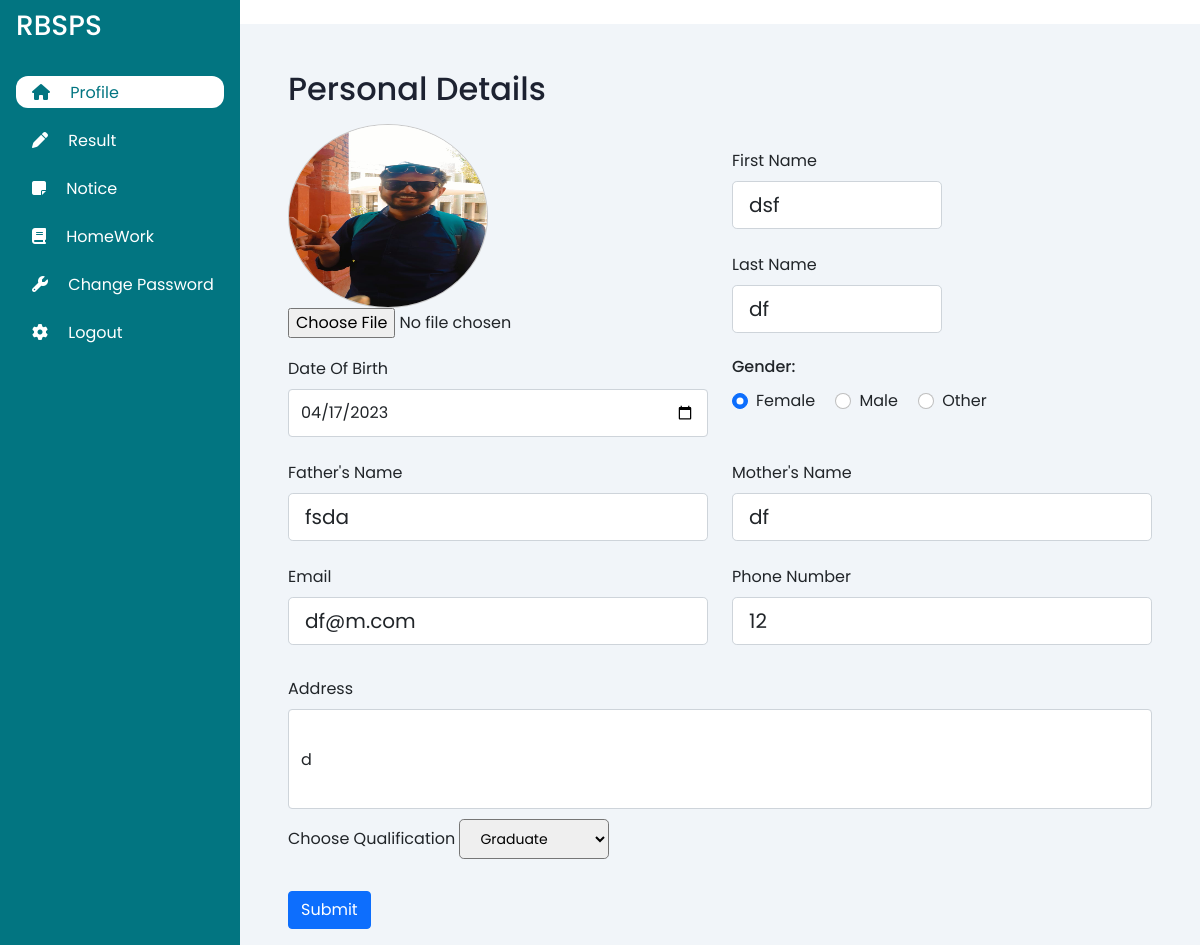
Screenshot of /teachers/editDetails.php?username=shibli with the database file from the repository.
### tables this page shows
CREATE TABLE `teacher` (
  `sid` int(11) NOT NULL,
  `username` varchar(100) NOT NULL,
  `ph` int(15) NOT NULL,
  `name` varchar(100) NOT NULL,
  `gender` varchar(10) NOT NULL,
  `fname` varchar(100) NOT NULL,
  `mname` varchar(100) NOT NULL,
  `dob` date NOT NULL,
  `email` varchar(100) NOT NULL,
  `qual` varchar(100) NOT NULL,
  `lastname` varchar(100) NOT NULL,
  `address` text NOT NULL,
  `pass` varchar(260) NOT NULL,
  `path` varchar(500) NOT NULL
);

### teachers/editDetails.php (the view, shortened to what this page needs)
<?php
require '../connection.php';
$user = $_GET['username'];
    ?>
<!DOCTYPE html>
<html lang="en">
<head>
    <link rel="stylesheet" href="//cdn.datatables.net/1.11.5/css/jquery.dataTables.min.css">
    <link rel="stylesheet" href="//cdn.datatables.net/1.12.1/css/jquery.dataTables.min.css">
    <link href="https://cdn.jsdelivr.net/npm/bootstrap@5.1.3/dist/css/bootstrap.min.css" rel="stylesheet"
>
    <link rel="stylesheet" href="style.css">
</head>
<?php
$sql = "SELECT * FROM teacher WHERE username='$user'";
$result = mysqli_query($conn, $sql);
$row = mysqli_fetch_assoc($result)
?>
<body>
    <div class="sidebar">
        <div class="sidebar-header">
            <h3 class="brand">
                <span>RBSPS</span>
            </h3>
        </div>
        <div class="sidebar-menu">
            <ul>
                <li class="active">
                    <a href="#">
                        <i class="fa-sharp fa-solid fa-house"></i>
                        <span>Profile</span>
                    </a>
                </li>
                <li>
                    <a href="editResult.php">
                        <i class="fa-solid fa-pen"></i>
                        <span>Result</span>
                    </a>
                </li>
                <li>
                    <a href="viewNotice.php">
                        <i class="fa fa-sticky-note"></i>
                        <span>Notice</span>
                    </a>
                </li>
                <li>
                    <a href="assignHomework.php">
                        <i class="fa fa-book"></i>
                        <span>HomeWork</span>
                    </a>
                </li>
                <li>
                    <a href="changePassword.php">
                        <i class="fa-solid fa-wrench"></i>
                        <span>Change Password</span>
                    </a>
                </li>
                <li>
                    <a href="logout.php">
                        <i class="fa-solid fa-gear"></i>
                        <span>Logout</span>
                    </a>
                </li>
            </ul>
        </div>
    </div>
    <div class="main-content">
        <main>
            <h2 class="dash-title" style="margin-top: 30px;">Personal Details</h2>
            <form action="editDetails.php?username=<?=$row['username']?>" method="post" enctype="multipart/form-data">
                <div class="row">
                    <div class="col">
                    <img src="<?=$row['path']?>" alt="profile" style="border: 1px solid #c9c9c9; width: 12.5rem; height: 11.5rem; border-radius: 100%; background: white; padding: 0;" >
                    <input type="file" name="upload" id="">
                    </div>
                    <div class="col" style="    margin-top: 25px; width: 75%">
                        <div class="col-md-6 mb-4">
                            <div class="form-outline">
                                <label class="form-label" for="firstName">First Name</label>
                                <input name="name" value="<?=$row['name']?>" type="text" id="firstName" class="form-control form-control-lg"
                                    style="width:100%" />
                            </div>
                        </div>
                        <div class="col-md-6 mb-4">
                            <div class="form-outline">
                                <label class="form-label" for="lastName">Last Name</label>
                                <input name="lastname" value="<?=$row['lastname']?>" type="text" id="lastName" class="form-control form-control-lg" />
                            </div>
                        </div>
                    </div>
                </div>
                <div class="row">
                    <div class="col-md-6 mb-4 d-flex align-items-center">
                        <div class="form-outline datepicker w-100">
                            <label for="birthdayDate" class="form-label">Date Of Birth</label>
                            <input name="dob" value="<?=$row['dob']?>" type="date" class="form-control " id="birthdayDate"
                                style="height: 48px; font-size: medium;">
                        </div>
                    </div>
                    <div class="col-md-6 mb-4">
                        <h6 class="mb-2 pb-1">Gender: </h6>
                        <div class="form-check form-check-inline">
                            <input class="form-check-input" type="radio" name="inlineRadioOptions" id="femaleGender"
                                value="option1" checked />
                            <label class="form-check-label" for="femaleGender">Female</label>
                        </div>
                        <div class="form-check form-check-inline">
                            <input class="form-check-input" type="radio" name="inlineRadioOptions" id="maleGender"
                                value="option2" />
                            <label class="form-check-label" for="maleGender">Male</label>
                        </div>
                        <div class="form-check form-check-inline">
                            <input class="form-check-input" type="radio" name="inlineRadioOptions" id="otherGender"
                                value="option3" />
                            <label class="form-check-label" for="otherGender">Other</label>
                        </div>
                    </div>
                </div>
                <div class="row">
                    <div class="col-md-6 mb-4">
                        <div class="form-outline">
                            <label class="form-label" for="father_name">Father's Name</label>
                            <input  name="fname" value="<?=$row['fname']?>" type="text" id="father_name" class="form-control form-control-lg"
                                style="width:100%" />
                        </div>
                    </div>
                    <div class="col-md-6 mb-4">
                        <div class="form-outline">
                            <label class="form-label" for="lastName">Mother's Name</label>
                            <input name="mname" value="<?=$row['mname']?>" type="text" id="mother_name" class="form-control form-control-lg" />
                        </div>
                    </div>
                </div>
                <div class="row">
                    <div class="col-md-6 mb-4 pb-2">
                        <div class="form-outline">
                            <label class="form-label" for="emailAddress">Email</label>
                            <input name="email" value="<?=$row['email']?>" type="email" id="emailAddress" class="form-control form-control-lg" />
                        </div>
                    </div>
                    <div class="col-md-6 mb-4 pb-2">
                        <div class="form-outline">
                            <label class="form-label" for="phoneNumber">Phone Number</label>
                            <input name="ph" value="<?=$row['ph']?>" type="tel" id="phoneNumber" class="form-control form-control-lg" />
                        </div>
                    </div>
                </div>
                <div class="row">
                    <div style="margin-bottom:10px">
                        <label class="form-label" for="address">Address</label>
                        <input type="text" name="address" value="<?=$row['address']?>" class="form-control" placeholder="" id="address" style="height:100px;"></textarea>
                    </div>
                    <div class="col-12">
                        <label class="form-label select-label">Choose Qualification</label>
                        <select name="class" class="select form-control-lg " style="font-size: 14px;">
                            <option value="Graduate">Graduate</option>
                        </select><br>
                    </div>
                </div>
                <div class="mt-4 pt-2">
                    <input class="btn btn-primary" type="submit" value="Submit" />
                </div>
            </form>
        </main>
    </div>
</body>
</html>

### teachers/style.css (style rules this page uses)
:root { --main-color: #027581; --color-dark: #1d2231; --text-grey: #8390A2; }
* { font-family: 'Poppins',sans-serif; margin: 0; padding: 0; text-decoration: none; list-style-type: none; box-sizing: border-box; }
.sidebar { height: 100%; width: 240px; position: fixed; left:0; top: 0; z-index: 100; background: var(--main-color ); color:#fff; overflow-y: auto; transition: width 500ms; }
.sidebar-header { display: flex; justify-content: space-between; align-items: center; height: 60px; padding: 0rem 1rem; }
.sidebar-menu { padding: 1rem; }
.sidebar li { margin-bottom: 1rem; }
.sidebar a { color: #fff; font-size: 1rem; text-decoration: none; }
.active { background-color:#fff; border-radius: 12px; }
.active a { color:#027581; }
.sidebar a i:first-child { padding: 0.5rem 1rem; }
.main-content { position: relative; margin-left: 240px; transition: margin-left 500ms; }
main { margin-top: 0; background: #f1f5f9; min-height: 90vh; padding: 1rem 3rem; }
.dash-title { color: var(--color-dark); margin-bottom: 1rem; }

### teachers/editDetails.php (style rules this page uses)
.sidebar ul { padding-left: 0; }
.sidebar a { text-decoration: none; }

### rows the page displays
teacher: path (picture), name "dsf", lastname "df", dob "04/17/2023", fname "fsda", mname "df", email "df@m.com", ph "12", address "d"
